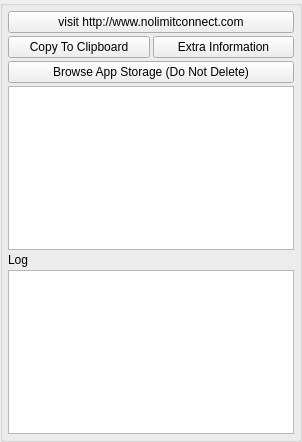
<?xml version="1.0" encoding="UTF-8"?>
<ui version="4.0">
 <class>AppletApplicationInfoUi</class>
 <widget class="QWidget" name="AppletApplicationInfoUi">
  <property name="geometry">
   <rect>
    <x>0</x>
    <y>0</y>
    <width>302</width>
    <height>442</height>
   </rect>
  </property>
  <property name="sizePolicy">
   <sizepolicy hsizetype="Expanding" vsizetype="Expanding">
    <horstretch>0</horstretch>
    <verstretch>0</verstretch>
   </sizepolicy>
  </property>
  <property name="minimumSize">
   <size>
    <width>0</width>
    <height>0</height>
   </size>
  </property>
  <property name="maximumSize">
   <size>
    <width>16777215</width>
    <height>16777215</height>
   </size>
  </property>
  <property name="windowTitle">
   <string>App Information</string>
  </property>
  <layout class="QVBoxLayout" name="verticalLayout">
   <property name="spacing">
    <number>0</number>
   </property>
   <property name="leftMargin">
    <number>0</number>
   </property>
   <property name="topMargin">
    <number>0</number>
   </property>
   <property name="rightMargin">
    <number>0</number>
   </property>
   <property name="bottomMargin">
    <number>0</number>
   </property>
   <item>
    <widget class="QGroupBox" name="StyledDlgItemsBox">
     <property name="sizePolicy">
      <sizepolicy hsizetype="Expanding" vsizetype="Expanding">
       <horstretch>0</horstretch>
       <verstretch>0</verstretch>
      </sizepolicy>
     </property>
     <property name="minimumSize">
      <size>
       <width>0</width>
       <height>0</height>
      </size>
     </property>
     <property name="title">
      <string/>
     </property>
     <layout class="QVBoxLayout" name="verticalLayout_2">
      <property name="spacing">
       <number>3</number>
      </property>
      <property name="leftMargin">
       <number>5</number>
      </property>
      <property name="topMargin">
       <number>5</number>
      </property>
      <property name="rightMargin">
       <number>5</number>
      </property>
      <property name="bottomMargin">
       <number>5</number>
      </property>
      <item>
       <widget class="QPushButton" name="gotoWebsiteButton">
        <property name="sizePolicy">
         <sizepolicy hsizetype="Minimum" vsizetype="Preferred">
          <horstretch>0</horstretch>
          <verstretch>0</verstretch>
         </sizepolicy>
        </property>
        <property name="text">
         <string>visit http://www.nolimitconnect.com</string>
        </property>
       </widget>
      </item>
      <item>
       <layout class="QHBoxLayout" name="horizontalLayout">
        <item>
         <widget class="QPushButton" name="m_CopyToClipboardButton">
          <property name="text">
           <string>Copy To Clipboard</string>
          </property>
         </widget>
        </item>
        <item>
         <widget class="QPushButton" name="m_ExtraInfoButton">
          <property name="text">
           <string>Extra Information</string>
          </property>
         </widget>
        </item>
       </layout>
      </item>
      <item>
       <widget class="QPushButton" name="m_BrowseStorageButton">
        <property name="text">
         <string>Browse App Storage (Do Not Delete)</string>
        </property>
       </widget>
      </item>
      <item>
       <widget class="QPlainTextEdit" name="m_InfoPlainTextEdit"/>
      </item>
      <item>
       <widget class="QLabel" name="label">
        <property name="text">
         <string>Log</string>
        </property>
       </widget>
      </item>
      <item>
       <widget class="QPlainTextEdit" name="m_LogPlainTextEdit"/>
      </item>
     </layout>
    </widget>
   </item>
  </layout>
 </widget>
 <resources/>
 <connections/>
</ui>
